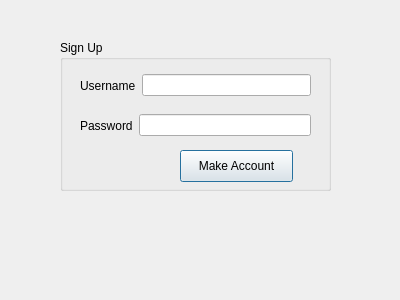
<?xml version="1.0" encoding="UTF-8"?>
<ui version="4.0">
 <class>signupDialog</class>
 <widget class="QDialog" name="signupDialog">
  <property name="geometry">
   <rect>
    <x>0</x>
    <y>0</y>
    <width>400</width>
    <height>300</height>
   </rect>
  </property>
  <property name="windowTitle">
   <string>Dialog</string>
  </property>
  <widget class="QGroupBox" name="groupBox">
   <property name="geometry">
    <rect>
     <x>60</x>
     <y>40</y>
     <width>271</width>
     <height>151</height>
    </rect>
   </property>
   <property name="title">
    <string>Sign Up</string>
   </property>
   <widget class="QWidget" name="horizontalLayoutWidget">
    <property name="geometry">
     <rect>
      <x>20</x>
      <y>30</y>
      <width>231</width>
      <height>31</height>
     </rect>
    </property>
    <layout class="QHBoxLayout" name="horizontalLayout">
     <item>
      <widget class="QLabel" name="label">
       <property name="text">
        <string>Username</string>
       </property>
      </widget>
     </item>
     <item>
      <widget class="QLineEdit" name="lineEdit"/>
     </item>
    </layout>
   </widget>
   <widget class="QWidget" name="horizontalLayoutWidget_2">
    <property name="geometry">
     <rect>
      <x>20</x>
      <y>70</y>
      <width>231</width>
      <height>31</height>
     </rect>
    </property>
    <layout class="QHBoxLayout" name="horizontalLayout_2">
     <item>
      <widget class="QLabel" name="label_2">
       <property name="text">
        <string>Password</string>
       </property>
      </widget>
     </item>
     <item>
      <widget class="QLineEdit" name="lineEdit_2"/>
     </item>
    </layout>
   </widget>
   <widget class="QPushButton" name="pushButton">
    <property name="geometry">
     <rect>
      <x>120</x>
      <y>110</y>
      <width>113</width>
      <height>32</height>
     </rect>
    </property>
    <property name="text">
     <string>Make Account</string>
    </property>
   </widget>
  </widget>
 </widget>
 <resources/>
 <connections/>
</ui>
